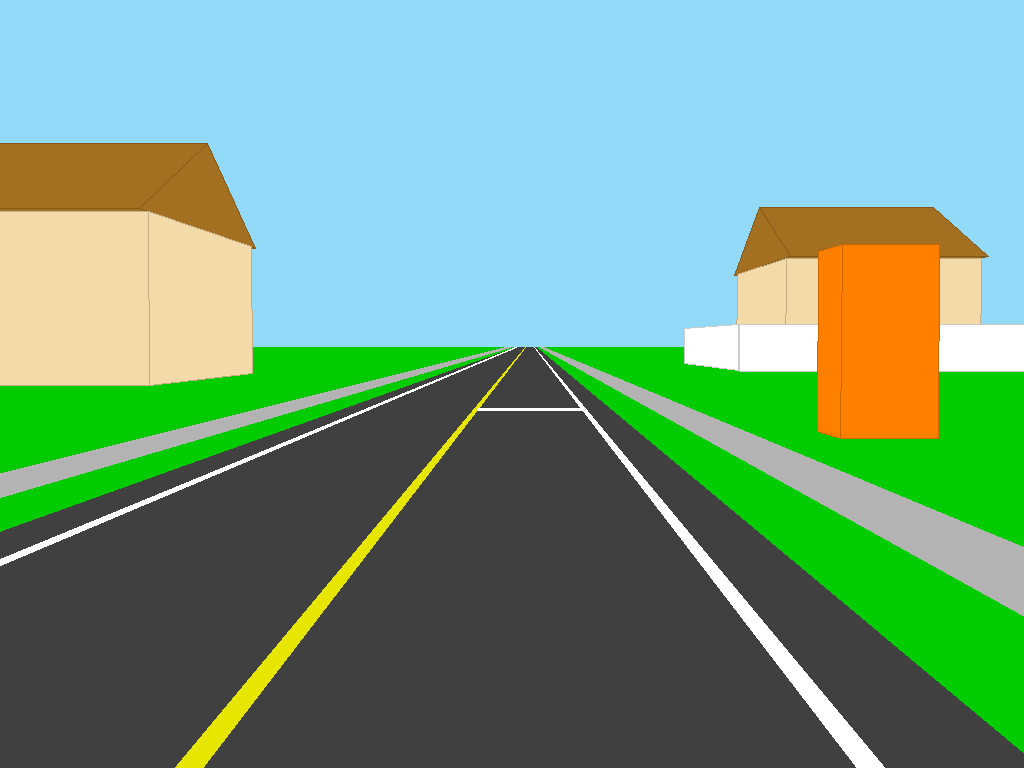
//> input picture Advanced_Computer_Vision/HW3/WM5fb2261fb1a7b.bmp, 1024 x 768 px
$ ./HW3_by_cv2   (built with g++ and OpenCV 4)
//> lines starting //> are read from the running program, lines starting //| are printed output that depends on the picture; after the words box and inside, x2 and y2 are one past the last pixel; in counts of white or black regions, pixels touching at a corner belong together
#include<opencv2/opencv.hpp>
#include<opencv2/highgui.hpp>
#include<iostream>
#include<string>
#include <io.h>   //創 img資料夾用
#include <direct.h>  //創 img資料夾用

using namespace std;

typedef void (*CVT)(cv::Mat&, int*, int*, const int, const int);

cv::Mat birdEyeView(cv::Mat& src);
void findImgSize(cv::Mat& src, int* x1, int* y1, int* x2, int* y2, CVT);
void imgToWorld(cv::Mat& src, int* x, int* y, const int u, const int v);
void worldToImg(cv::Mat& src, int* u, int* v, const int x, const int y);
void hough(cv::Mat& src, cv::Mat& dst, vector<cv::Vec2f>& vec, const int rho, const double theta, const int choose, const int color);
void find_line(cv::Mat& src, cv::Mat& dst);
cv::Mat merge(cv::Mat& up, cv::Mat& down);
cv::Mat repair(cv::Mat& src, cv::Mat& cpy);
//######################################################################################################
int main() {
	//創建資料夾
	char folderName[] = "Image_cv2";

	if (_access(folderName, 0) == -1)
	{
		_mkdir(folderName);
	}


	//圖片路徑
	const char* path = "../WM5fb2261fb1a7b.bmp";
	cv::Mat inputImg = cv::imread(path);
//> inputImg is the input picture: 768 rows x 1024 cols, CV_8UC3; mean B, G, R 130.7, 156.9, 114.4

	//crop
	double alpha = 15 * 3.14159 / 180;
	double calc = ((double)inputImg.rows - 1) * (-0.025 + alpha) / (2 * alpha);
//> calc = 346.9
	int uHorizon = (int)calc;
//> uHorizon = 346
	cv::Mat roi(inputImg, cv::Rect(0, uHorizon, inputImg.cols, inputImg.rows-uHorizon));  //call by reference 不要直接用呀XD
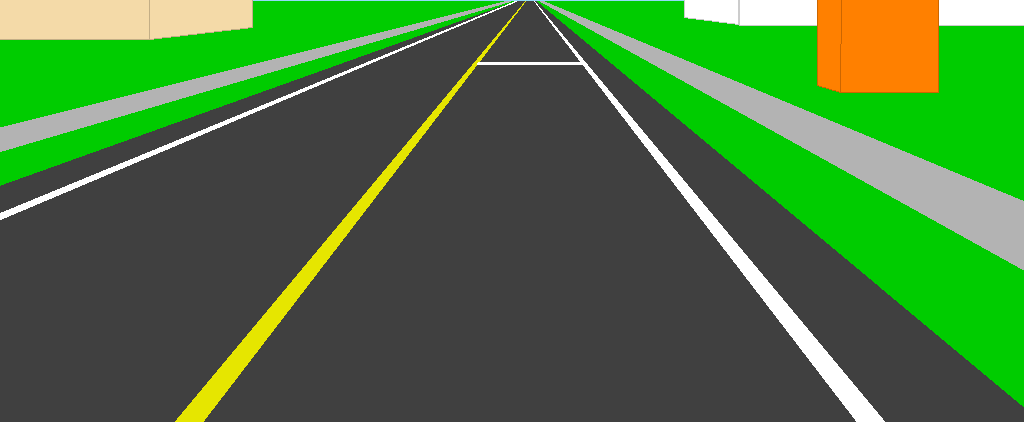
//> roi: 422 rows x 1024 cols, CV_8UC3; mean B, G, R 62.2, 115.7, 73.7
	cv::Mat cropImg;
	roi.copyTo(cropImg);
	cv::imwrite("./Image_cv2/1_crop.bmp", cropImg);


	//鳥瞰圖
	cv::Mat birdImg;
	birdImg = birdEyeView(cropImg);
//> in birdEyeView, `findImgSize(src, &x1, &y1, &x2, &y2, imgToWorld);`: x1 = -2131; y1 = -2145; x2 = 2139; y2 = 2125
//| -2131,-2145,2139,2125
//> in birdEyeView, `int world_height = (x2 - x1) / 10;`: world_height = 427
//> in birdEyeView, `cv::Mat bird_img = cv::Mat::zeros(world_height, world_width, CV_8UC3);`: bird_img: 427 rows x 427 cols, CV_8UC3; every value is 0
//> the loop in birdEyeView, `for (int x = 0; x < bird_img.rows; x++)` made 427 passes
//> (X, u, v) on passes 1 to 3: (-213.1, 17, -390), (-212.1, 17, -387), (-211.1, 17, -383)
//> after the loop in birdEyeView, `for (int x = 0; x < bird_img.rows; x++)`:
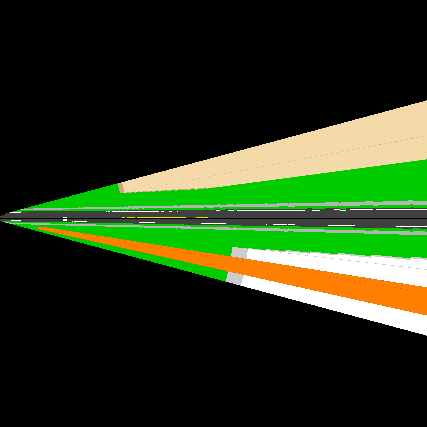
//> bird_img: 427 rows x 427 cols, CV_8UC3; mean B, G, R 24.5, 52.7, 37.9
//> after the loop in birdEyeView, `for (int x = 0; x < bird_img.rows; x++)`: X = 212.9; Y = 426; u = 17; v = 1381
	cv::imwrite("./Image_cv2/2_bird.bmp", birdImg);

	//找車道線
	//灰階
	//cv::Mat grayImg = cv::imread(path, 0);
	cv::Mat grayImg = cv::Mat::zeros(cropImg.rows,cropImg.cols,CV_8UC1);

	for (int r = 0; r < grayImg.rows; r++) {
		for (int c = 0; c < grayImg.cols; c++) {
			grayImg.at<uchar>(r,c) = 0;
			if (cropImg.at<cv::Vec3b>(r,c)[2]>191) {
				grayImg.at<uchar>(r,c) = 255;
			}
		}
	}
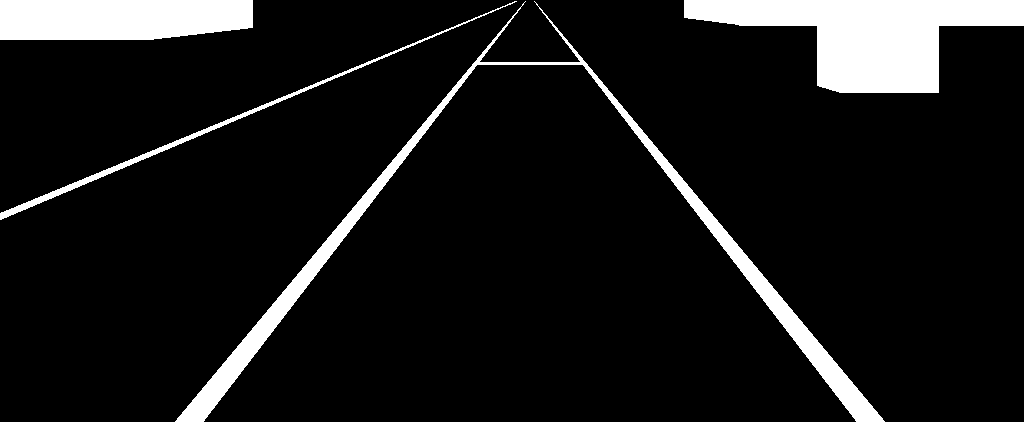
//> grayImg: 422 rows x 1024 cols, CV_8UC1; 9.6% white; 4 white regions, box (x1, y1, x2, y2) and area: (684, 0, 1024, 93) 16682, (175, 1, 885, 422) 12936, (0, 0, 253, 40) 9496, (0, 1, 517, 220) 2232

	cv::imwrite("./Image_cv2/3_gray.bmp", grayImg);

	cv::Mat sobelImg;
	cv::Sobel(grayImg, sobelImg, 0, 0, 1);
//> sobelImg: 422 rows x 1024 cols, CV_8UC1; 1.1% white in thin lines or dots, all inside (x1, y1, x2, y2) = (0, 1, 886, 421)
	cv::Mat mask = cv::getStructuringElement(cv::MORPH_ELLIPSE, cv::Size(2, 2));


	// 侵蝕、膨脹
	erode(sobelImg, sobelImg, mask,cv::Point(-1, -1), 1);
	dilate(sobelImg, sobelImg, mask, cv::Point(-1, -1), 1);
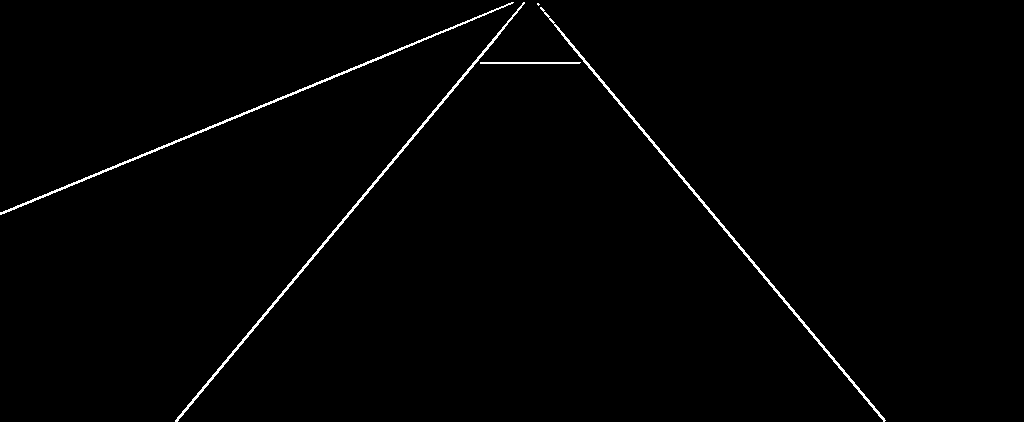
//> sobelImg: 422 rows x 1024 cols, CV_8UC1; 1.1% white in thin lines or dots, all inside (x1, y1, x2, y2) = (0, 2, 886, 422)
	cv::imwrite("./Image_cv2/4_sobel.bmp", sobelImg);
	//hough
	cv::Mat M_houghImg;
	cropImg.copyTo(M_houghImg);
	vector<cv::Vec2f> Mline;
	hough(sobelImg, M_houghImg, Mline, 400,40, 1,2);
//> in hough, `cv::HoughLines(src, vec, rho, theta* CV_PI / 180, 100);`: vec = 3 lines (rho, theta): [0, 2.09], [400, 0.7], [-400, 2.79]
//> in hough, `co = (double)cos((float)vec[i][1]);`: co = 0.766
//> in hough, `si = (double)sin((float)vec[i][1]);`: si = 0.643
//> in hough, `x = (double)vec[i][0] * co;`: x = 306.4
//> in hough, `y = (double)vec[i][0] * si;`: y = 257.1
//> in hough, `p_start.x = cvRound(x + alpha * (-si));`: p_start = Point(-336, 0)
//> in hough, `p_start.y = cvRound(y + alpha * (co));`: p_start = Point(-336, 1023)
//> in hough, `p_end.x = cvRound(x - alpha * (-si));`: p_end = Point(949, 0)
//> in hough, `p_end.y = cvRound(y - alpha * (co));`: p_end = Point(949, -509)
//> in hough, `vec[0][0] = p_start.x;`: vec = 3 items: [-336, 2.09], [400, 0.7], [-400, 2.79]
//> in hough, `vec[0][1] = p_start.y;`: vec = 3 items: [-336, 1023], [400, 0.7], [-400, 2.79]
//> in hough, `vec[1][0] = p_end.x;`: vec = 3 items: [-336, 1023], [949, 0.7], [-400, 2.79]
//> in hough, `vec[1][1] = p_end.y;`: vec = 3 items: [-336, 1023], [949, -509], [-400, 2.79]
//> Mline = 3 items: [-336, 1023], [949, -509], [-400, 2.79]

	cv::Mat R_houghImg;
	M_houghImg.copyTo(R_houghImg);
	vector<cv::Vec2f> Rline;
	hough(sobelImg, R_houghImg, Mline, 101, 20, 1, 1);
//> Mline = 8 items: [-333, -1026], [952, 506], [202, 1.4], [-202, 2.09], [0, 1.75], [-606, 2.79], [303, 0], [808, 0]


	cv::Mat L_houghImg;
	R_houghImg.copyTo(L_houghImg);
	find_line(sobelImg, L_houghImg);
//> the loop in find_line, `for (int r = 0; r < src.rows; r++)` made 1 pass
//> (x1, y1, run) on pass 1: (0, 212, 0)
//> after the loop in find_line, `for (int r = 0; r < src.rows; r++)`: x1 = 0; y1 = 212; run = 0
//> the loop in find_line, `for (int c = 0; c < src.cols; c++)` made 40 passes
//> (x2, y2, run) on passes 1 to 12: (0, 0, 1), (0, 0, 1), (0, 0, 1), (0, 0, 1), (0, 0, 1), (0, 0, 1), (0, 0, 1), (0, 0, 1), (0, 0, 1), (0, 0, 1), (0, 0, 1), (0, 0, 1)
//> after the loop in find_line, `for (int c = 0; c < src.cols; c++)`: x2 = 421; y2 = 39; run = 0
//> in find_line, `p_start.x = x1;`: p_start = Point(0, 0)
//> in find_line, `p_start.y = y1;`: p_start = Point(0, 212)
//> in find_line, `p_end.x = x2-(y2*(x1-x2)/(y1-y2));`: p_end = Point(515, 0)
//| 左  :0,212,421,39
	cv::imwrite("./Image_cv2/5_line.bmp", L_houghImg);

	//merge
	cv::Mat mergeImg;
	mergeImg = merge(inputImg, L_houghImg);
//> after the loop in merge, `for (int r = 0; r < up.rows; r++)`:
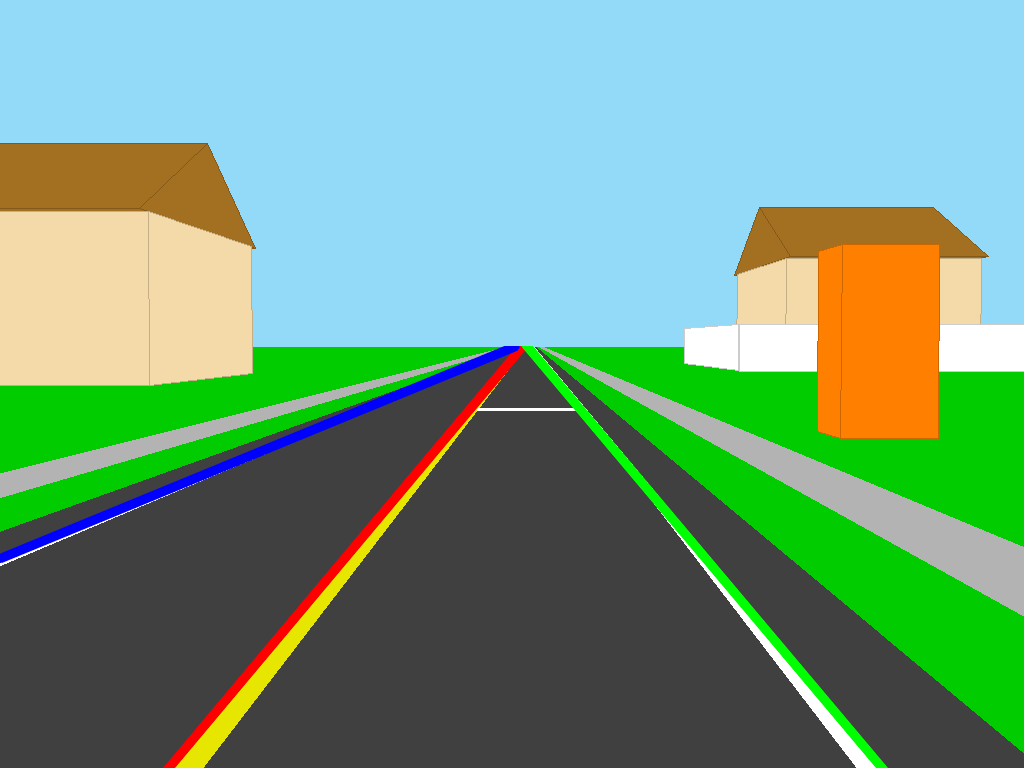
//> output_img: 768 rows x 1024 cols, CV_8UC3; mean B, G, R 129.8, 155.7, 113.3
	cv::imwrite("./Image_cv2/6_all_lines.bmp", mergeImg);

	//鳥瞰2
	cv::Mat bird2Img;
	bird2Img = birdEyeView(L_houghImg);
//| -2131,-2145,2139,2125
//> the loop in birdEyeView (call 2), `for (int x = 0; x < bird_img.rows; x++)` made 427 passes
	cv::imwrite("./Image_cv2/7_Line_bird.bmp", bird2Img);

	//crop
	cv::Mat repairImg;
	repairImg = repair(bird2Img, birdImg);
//> after the loop in repair, `for (int i = 0; i < 3; i++)`:
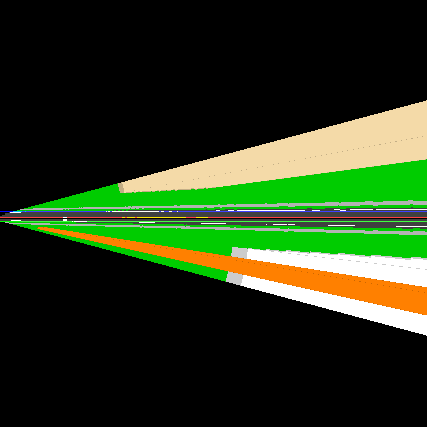
//> tmp: 427 rows x 427 cols, CV_8UC3; 0.66% of pixels changed, all inside (x1, y1, x2, y2) = (0, 211, 427, 222)

	cv::Mat roi2(repairImg, cv::Rect(0, 184, 66, 66));  //call by reference 不要直接用呀XD
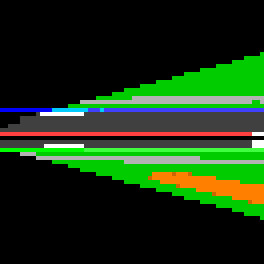
//> roi2: 66 rows x 66 cols, CV_8UC3 (shown 4 times larger); mean B, G, R 19.7, 51.9, 25.7
	cv::Mat crop_img;
	roi2.copyTo(crop_img);
	cv::imwrite("./Image_cv2/8_line_bird_crop.bmp", crop_img);


	//imshow("test", crop_img);
	cv::waitKey(0);
	cv::destroyAllWindows();
}
//######################################################################################################

cv::Mat repair(cv::Mat& src, cv::Mat& cpy) {
	cv::Mat tmp;
	cpy.copyTo(tmp);
	int b, g, red;
	int* lines_rows = (int*)calloc(3, sizeof(int));
	for (int i = 0; i < 3; i++) {
		lines_rows[i] = -1;
	}
	for (int c = 0; c < src.cols; c++) {
		for (int r = 0; r < src.rows; r++) {
			b = src.at<cv::Vec3b>(r, c)[0];
			g = src.at<cv::Vec3b>(r, c)[1];
			red = src.at<cv::Vec3b>(r, c)[2];

			if (b == 255 && g == 0 && red == 0) {
				lines_rows[0] = r;
			}
			else if (b == 0 && g == 255 && red == 0) {
				lines_rows[1] = r;
			}
			else if (b == 0 && g == 0 && red == 255) {
				lines_rows[2] = r;
			}
		}
		if (lines_rows[0] != -1 && lines_rows[1] != -1 && lines_rows[2] != -1) { break; }
	}

	int ro;
	for (int i = 0; i < 3; i++) {
		ro = lines_rows[i];
		for (int c = 0; c < src.cols; c++) {
			tmp.at<cv::Vec3b>(ro, c)[0];
			tmp.at<cv::Vec3b>(ro, c)[1];
			tmp.at<cv::Vec3b>(ro, c)[2];

			if (i == 0) {
				tmp.at<cv::Vec3b>(ro, c)[0] = 255;
			}
			if (i == 1) {
				tmp.at<cv::Vec3b>(ro, c)[1] = 255;
			}
			if (i == 2) {
				tmp.at<cv::Vec3b>(ro, c)[2] = 255;
			}
		}
	}


	return tmp;
}


cv::Mat merge(cv::Mat& up, cv::Mat& down) {
	cv::Mat output_img = cv::Mat::zeros(up.rows, up.cols, CV_8UC3);


	int r_change, c_change;
	r_change = up.rows - down.rows;

	for (int r = 0; r < up.rows; r++) {
		for (int c = 0; c < up.cols; c++) {
			if (r < r_change) {
				output_img.at<cv::Vec3b>(r, c)[0] = up.at<cv::Vec3b>(r, c)[0];
				output_img.at<cv::Vec3b>(r, c)[1] = up.at<cv::Vec3b>(r, c)[1];
				output_img.at<cv::Vec3b>(r, c)[2] = up.at<cv::Vec3b>(r, c)[2];
			}
			else {
				output_img.at<cv::Vec3b>(r, c)[0] = down.at<cv::Vec3b>(r - r_change, c)[0];
				output_img.at<cv::Vec3b>(r, c)[1] = down.at<cv::Vec3b>(r - r_change, c)[1];
				output_img.at<cv::Vec3b>(r, c)[2] = down.at<cv::Vec3b>(r - r_change, c)[2];
			}
		}
	}

	return output_img;
}


void find_line(cv::Mat& src, cv::Mat& dst) {
	//找左邊線
	float x1, y1, x2, y2;
	x1 = x2 = y1 = y2 = 0;
	int run = 1;
	for (int r = 0; r < src.rows; r++) {
		for (int c = 0; c < src.cols; c++) {
			if (src.at<uchar>(c, r) > 0) {
				x1 = r;
				y1 = c;
				run = 0;
				break;
			}
		}
		if (run == 0) {
			break;
		}
	}
	run = 1;
	for (int c = 0; c < src.cols; c++) {
		for (int r = 0; r < src.rows; r++) {
			if (src.at<uchar>(c, r) > 0) {
				x2 = r;
				y2 = c;
				run = 0;
				break;
			}
		}
		if (run == 0) {
			break;
		}
	}
	cv::Point p_start, p_end;

	p_start.x = x1;
	p_start.y = y1;
	p_end.x = x2-(y2*(x1-x2)/(y1-y2));
	p_end.y = y2-y2;

	cout << "左  :" << x1 << "," << y1 << "," << x2 << "," << y2 << endl;
	cv::line(dst, p_start, p_end, cv::Scalar(255, 0, 0), 7, cv::LINE_AA);


}


void hough(cv::Mat& src, cv::Mat& dst, vector<cv::Vec2f>& vec, const int rho, const double theta, const int choose,const int color) {
	cv::HoughLines(src, vec, rho, theta* CV_PI / 180, 100);
	const int alpha = 1000;

	if (choose != -1) {
		int i;
		i = choose;
		double x, y;
		double co, si;

		co = (double)cos((float)vec[i][1]);
		si = (double)sin((float)vec[i][1]);
		x = (double)vec[i][0] * co;
		y = (double)vec[i][0] * si;

		cv::Point p_start, p_end;

		p_start.x = cvRound(x + alpha * (-si));
		p_start.y = cvRound(y + alpha * (co));
		p_end.x = cvRound(x - alpha * (-si));
		p_end.y = cvRound(y - alpha * (co));

		vec[0][0] = p_start.x;
		vec[0][1] = p_start.y;
		vec[1][0] = p_end.x;
		vec[1][1] = p_end.y;

		cv::line(dst, p_start, p_end, cv::Scalar(0, 0, 255), 1, cv::LINE_AA);
		if (color == 0) {
			cv::line(dst, p_start, p_end, cv::Scalar(255, 0, 0), 7, cv::LINE_AA);
		}
		else if (color == 1) {
			cv::line(dst, p_start, p_end, cv::Scalar(0, 255, 0), 7, cv::LINE_AA);
		}
		else {
			cv::line(dst, p_start, p_end, cv::Scalar(0, 0, 255), 7, cv::LINE_AA);
		}
	}
	else {
		for (size_t i = 0; i < vec.size(); i++) {
			double x, y;
			double co, si;

			co = cos(vec[i][1]);
			si = sin(vec[i][1]);
			x = (double)vec[i][0] * co;
			y = (double)vec[i][0] * si;

			cv::Point p_start, p_end;

			p_start.x = cvRound(x + alpha * (-si)) ;
			p_start.y = cvRound(y + alpha * (co)) ;
			p_end.x = cvRound(x - alpha * (-si));
			p_end.y = cvRound(y - alpha * (co));


			if (color == 0) {
				cv::line(dst, p_start, p_end, cv::Scalar(255, 0, 0), 1, cv::LINE_AA);
			}
			else if (color == 1) {
				cv::line(dst, p_start, p_end, cv::Scalar(0, 255, 0), 1, cv::LINE_AA);
			}
			else {
				cv::line(dst, p_start, p_end, cv::Scalar(0, 0, 255), 1, cv::LINE_AA);
			}

		}
	}
}


void worldToImg(cv::Mat& src, int* u, int* v, const int x, const int y) {
	double alpha = 15 * 3.14159 / 180;
	double dx = 4.0;
	double dy = -10.0;
	double dz = 5.0;
	double y0 = 0.0;
	double th0 = 0.25;
	double m = (double)src.rows;
	double n = (double)src.cols;

	double calculate;
	calculate = (x - dx) / (y - dy);
	calculate = atan(calculate);
	calculate = dz * sin(calculate) / (x - dx);
	calculate = atan(calculate) - th0 + alpha;
	calculate = calculate * (m - 1) / (2 * alpha);
	*u = (int)calculate;


	calculate = 0;
	calculate = (x - dx) / (y - dy);
	calculate = atan(calculate) - y0 + alpha;
	calculate = calculate * (n - 1) / (2 * alpha);
	*v = (int)calculate;
}


void imgToWorld(cv::Mat& src, int* x, int* y, const int u, const int v) {
	double alpha = 15 * 3.14159 / 180;
	double dx = 4.0;
	double dy = -10.0;
	double dz = 5.0;
	double y0 = 0.0;
	double th0 = 0.25;
	double m = (double)src.rows;
	double n = (double)src.cols;

	double calculate;
	calculate = 1 / tan(th0 - alpha + (2 * alpha * u) / (m - 1));
	calculate *= dz * sin(y0 - alpha + (2 * alpha * v) / (n - 1));

	*x = (int)(calculate + dx);
	*y = (int)(calculate + dy);
}

void findImgSize(cv::Mat& src, int* x1, int* y1, int*x2, int* y2, CVT cvt) {

	int x, y;
	for (int r = 0; r < src.rows; r++) {
		for (int c = 0; c < src.cols; c++) {
			(*cvt)(src, &x, &y, r, c);
			*x1 = (*x1 > x) ? (x) : (*x1);
			*y1 = (*y1 > y) ? (y) : (*y1);
			*x2 = (*x2 < x) ? (x) : (*x2);
			*y2 = (*y2 < y) ? (y) : (*y2);
		}
	}
}

cv::Mat birdEyeView(cv::Mat& src) {
	// 找world 影像 size
	int x1, y1, x2, y2;
	x1 = y1 = x2 = y2 = 0; //初始化
	findImgSize(src, &x1, &y1, &x2, &y2, imgToWorld);
	cout << x1 << "," << y1 << "," << x2 << "," << y2 << endl;

	//建立 world 影像
	int world_height = (x2 - x1) / 10;
	int world_width = (y2 - y1) / 10;
	cv::Mat bird_img = cv::Mat::zeros(world_height, world_width, CV_8UC3);

	//尋找影像值
	int u, v;
	double scale = 10;
	double X, Y;
	for (int x = 0; x < bird_img.rows; x++) {
		for (int y = 0; y < bird_img.cols; y++) {
			//找 原圖的轉換座標
			X = (x * 10.0 + x1) / scale;   //scale讓取的範圍在小一點
			Y = y * 10.0 / scale;
			worldToImg(src, &u, &v, X, Y);

			if (u >= 0 && v >= 0) {
				if (u < src.rows && v < src.cols) {
					for (int i = 0; i < 3; i++) {
						bird_img.at<cv::Vec3b>(x, y)[i] = src.at<cv::Vec3b>(u, v)[i];
					}
				}
			}
		}
	}

	return bird_img;
}
